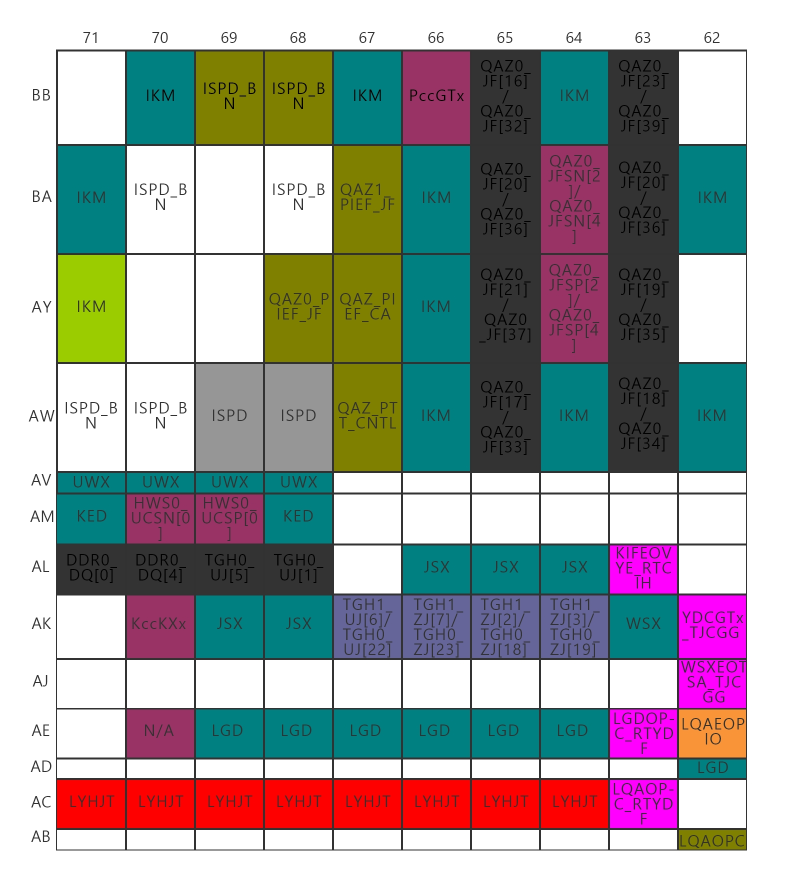
#> input picture 複賽/FPK_03.jpg, 1572 x 1773 px (shown at 1/2 size)
$ python Done03.py
#> lines starting #> are read from the running program, lines starting #| are printed output that depends on the picture; after the words box and inside, x2 and y2 are one past the last pixel; in counts of white or black regions, pixels touching at a corner belong together
import os,sys,re
import cv2
import numpy as np
import matplotlib.pyplot as plt
from PIL import Image,ImageDraw
import pytesseract,os
from collections import defaultdict
import csv
import time
from openpyxl import Workbook

# tStart = time.time()
# print("let's start")
"""
img_name = "./FPK_03.jpg"
pytesseract.pytesseract.tesseract_cmd = '.\Tesseract-OCR\\tesseract.exe'
image_color = cv2.imread(img_name)
im_h ,im_w,color_channel = image_color.shape  #　01:(856,1231,3)
image = cv2.cvtColor(image_color, cv2.COLOR_BGR2GRAY)
im = Image.open(img_name)
adaptive_threshold = cv2.adaptiveThreshold(
    image,
    255,
    cv2.ADAPTIVE_THRESH_GAUSSIAN_C,
    cv2.THRESH_BINARY_INV, 11, 2)

name = "./cut03"
if not os.path.isdir(name):
    os.mkdir(name)
"""

def Vertical(image, axis=0):
    vertical_sum = np.sum(image, axis=0)
    # plt.plot(range(vertical_sum.shape[0]),vertical_sum)
    # plt.gca()
    # plt.show()
    return vertical_sum

def Horizontal(image, axis=1):
    horizontal_sum = np.sum(image, axis=1)
    # plt.plot(horizontal_sum, range(horizontal_sum.shape[0]))
    # plt.gca().invert_yaxis()
    # plt.show()
    return horizontal_sum

def box_cut(left, upper, right, lower):
    img_name = "./FPK_03.jpg"
    im = Image.open(img_name)
    region = im.crop((left, upper, right, lower))
    return region

def box_ranges_from_array(lis,a,b):

    if lis[b]-lis[a] == 1:
        return False
    else:
        return True

# [21 lines left out: function extract_peek_ranges_from_array, not called in this run]

def saperate_by_space(array_vals, space_size, minimun_val):
    start_i = None
    end_i = None
    peek_ranges = []
    space_counter = 0

    for i, val in enumerate(array_vals):
        if val > minimun_val and start_i is None:
            start_i = i
        elif val > minimun_val and start_i is not None:
            space_counter = 0
            if i is len(array_vals) -1:#last one or not
                peek_ranges.append((start_i, i))
            end_i = None

        elif val < minimun_val and start_i is not None:
            if space_counter is 0:
                end_i = i;
            space_counter = space_counter + 1


            if space_counter is space_size :
                peek_ranges.append((start_i, end_i))
                start_i = None
                end_i = None
        elif val < minimun_val and start_i is None:
            pass
        #else:
        #    raise ValueError("cannot parse this case...")
    return peek_ranges


#存完小圖
def cutpic():
    img_name = "./FPK_03.jpg"
    pytesseract.pytesseract.tesseract_cmd = '.\Tesseract-OCR\\tesseract.exe'
    image_color = cv2.imread(img_name)
#> image_color is the input picture: shape (1773, 1572, 3); mean B, G, R 159.7, 160.5, 157.6
    im_h ,im_w,color_channel = image_color.shape  #　01:(856,1231,3)
#> im_h = 1773; im_w = 1572; color_channel = 3
    image = cv2.cvtColor(image_color, cv2.COLOR_BGR2GRAY)
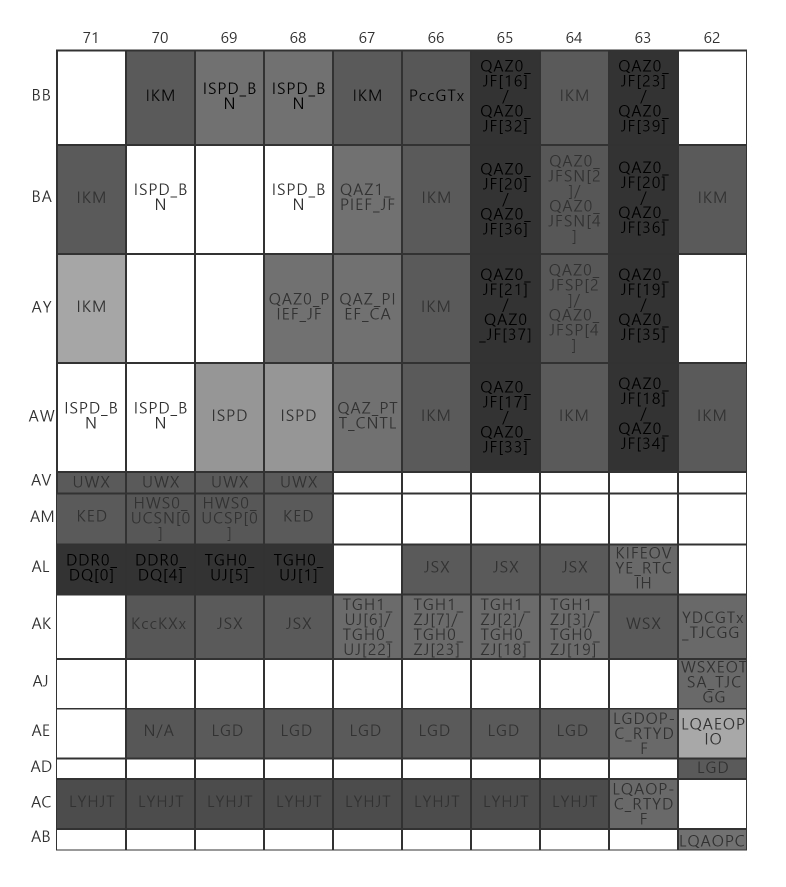
#> image: shape (1773, 1572) (shown at 1/2 size); min 0, max 255, mean 159.5
    im = Image.open(img_name)
    adaptive_threshold = cv2.adaptiveThreshold(
        image,
        255,
        cv2.ADAPTIVE_THRESH_GAUSSIAN_C,
        cv2.THRESH_BINARY_INV, 11, 2)
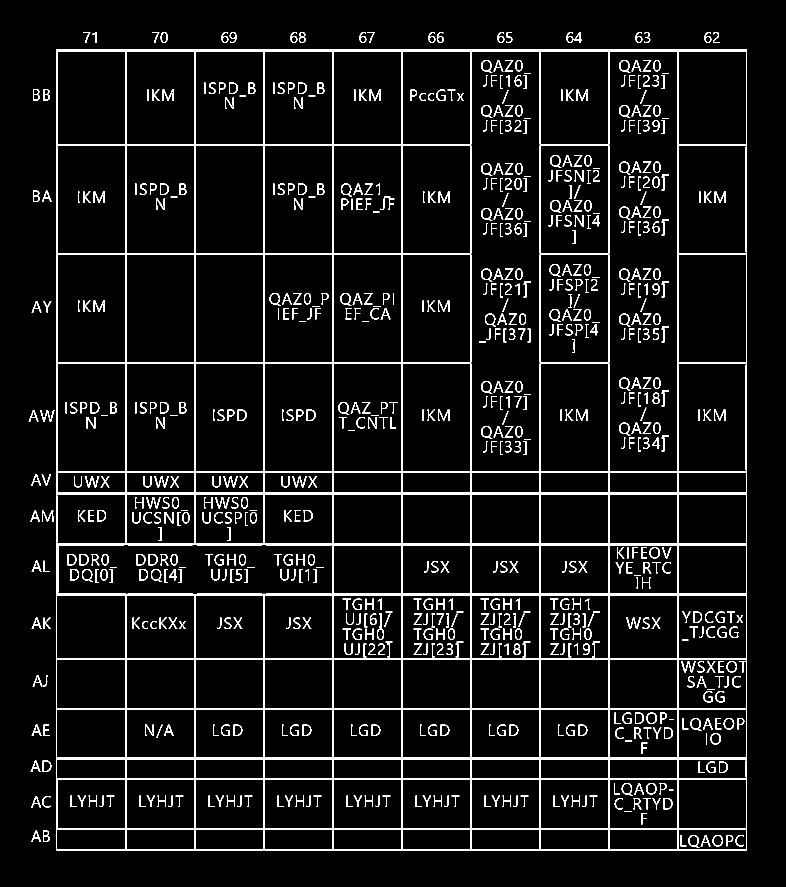
#> adaptive_threshold: shape (1773, 1572) (shown at 1/2 size); 7.6% white; 754 white regions (2 under 20 px), largest, box (x1, y1, x2, y2) and area: (112, 99, 1494, 1701) 133499, (739, 179, 762, 202) 224, (325, 179, 348, 202) 223

    name = "./cut03"
    if not os.path.isdir(name):
        os.mkdir(name)

    vertical = Vertical(adaptive_threshold/255)
#> in Vertical, `vertical_sum = np.sum(image, axis=0)`: vertical_sum = 1572 values, max 1602 at index 112, min 0 at index 0, mean 134.9
#> vertical has the same summary as vertical_sum in Vertical
    horizontal= Horizontal(adaptive_threshold/255)
#> in Horizontal, `horizontal_sum = np.sum(image, axis=1)`: horizontal_sum = 1773 values, max 1382 at index 99, min 0 at index 0, mean 119.6
#> horizontal has the same summary as horizontal_sum in Horizontal

    coor1 = saperate_by_space(vertical , space_size=5, minimun_val=3)
#> the loop in saperate_by_space, `for i, val in enumerate(array_vals):` made 1572 passes
#> (val, start_i) on pass 60: (6, 59)
#> val on passes 1 to 6: 0, 0, 0, 0, 0, 0
#> after the loop in saperate_by_space, `for i, val in enumerate(array_vals):`: peek_ranges = [(59, 1494)]
#> coor1 = [(59, 1494)]
    coor2 = saperate_by_space(horizontal , space_size=5, minimun_val=15)
#> the loop in saperate_by_space (call 2), `for i, val in enumerate(array_vals):` made 1773 passes
#> space_counter on pass 87: 1
#> coor2 = [(64, 86), (99, 1701)]
    print(coor1,coor2)
#| [(59, 1494)] [(64, 86), (99, 1701)]

    sx=0
    sy=0

    for i,coorx in enumerate(coor1):
        c1 = coorx[0]
        c2 = coorx[1]
        if c2-c1 < 50:
            sx = c1
#> this loop made 1 pass
    for j,coory in enumerate(coor2):
        c3 = coory[0]
        c4= coory[1]
        if c4-c3 < 50:
            sy = c3
#> this loop made 2 passes
#> (c3, c4, sy) on pass 1: (64, 86, 64)
    print("sx,sy",sx,sy)
#| sx,sy 0 64
    box_x = np.where(vertical > (im_h/2))
    box_y = np.where(horizontal > (im_w/2))

    Box_x = box_x[0]
#> Box_x = 42 values from 112 to 1493
    listx = Box_x.tolist()
#> listx = 42 values from 112 to 1493
    #print(Box_x)

    Box_y = box_y[0]
#> Box_y = 53 values from 99 to 1700
    listy = Box_y.tolist()
#> listy = 53 values from 99 to 1700

    print(listx)
#> (printed output is left out)
    print(listy)
#> (printed output is left out)

    for k in range(len(listx)-1):
        if listx[k+1]-listx[k]==1:
            listx[k]=0
#> this loop made 41 passes
#> after the loop, listx = 42 values, max 1493 at index 41, min 0 at index 0, mean 210.8
    for k in range(len(listy)-1):
        if listy[k+1]-listy[k]==1:
            listy[k]=0
#> this loop made 52 passes
#> after the loop, listy = 53 values, max 1700 at index 52, min 0 at index 0, mean 283.3

    while 0 in listx:
        listx.remove(0)
#> this loop made 31 passes
#> after the loop, listx = [115, 253, 391, 529, 667, 805, 943, 1081, 1219, 1357, 1493]
    while 0 in listy:
        listy.remove(0)
#> this loop made 39 passes
#> after the loop, listy = [102, 291, 509, 727, 945, 988, 1090, 1190, 1319, 1418, 1518, 1559, 1659, 1700]

    listx.insert(0,sy)
    listy.insert(0,sx)

    print("listx",listx)
#| listx [64, 115, 253, 391, 529, 667, 805, 943, 1081, 1219, 1357, 1493]
    Ti = []
    Tj = []
    blank_table = [] #二值化圖片的空矩陣
    plus_cnt=0
    for j in range(int(len(listy))-1):
        if box_ranges_from_array(listy,j,j+1):
            for i in range(int(len(listx))-1):
                if box_ranges_from_array(listx,i,i+1):
                    table = []
                    if i==0 or j==0:
                        new = box_cut(listx[i]-2,listy[j]+2,listx[i+1]-3,listy[j+1]-3)
#> in box_cut, `region = im.crop((left, upper, right, lower))`: region: PIL image 50x97 RGB; every value is 255
                    else:
                        new = box_cut(listx[i]+1,listy[j]+1,listx[i+1]-3,listy[j+1]-3) #裁成小圖
                    grey_image = new.convert('L') #轉為灰度圖
#> grey_image: PIL image 50x97 L; every value is 255
                    #grey_image.save("./cut04/" +str(index_y[i])+str(index_x[j]) +".jpg")

                    width = listx[i+1]-listx[i]-6
#> width = 45
                    height = listy[j+1]-listy[j]-6
#> height = 96

                    #二值化圖片#有些效果不好
                    threshold = np.max(grey_image)*0.85
#> threshold = 216.8
                    for k in range(256):
                        if k < threshold:
                            table.append(0)
                        else:
                            table.append(1)
#> after the loop, table = 256 values from 0 to 1
                    ##table = find_array_frame(256,threshold,blank_table)
                    bin_image = grey_image.point(table, '1')

                    bin_image.save("./cut03/" +str(j)+'_'+str(i) +".jpg")


cutpic()
c_l = [str(i) for i in range(62,73)]
#> c_l = ['62', '63', '64', '65', '66', '67', '68', '69', '70', '71', '72']
c_l.reverse()

r_l = []

# [35 lines left out: functions revise2, revise, not called in this run]
def idtfy(ws,wb):
    path = "./cut03/"
    for i in range(1,14):
        for j in range(0,11):
            img = cv2.imread(path + str(i)+"_"+str(j)+".jpg")
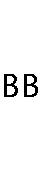
#> img: shape (184, 50, 3); min 0, max 255, mean 245.1
            img = cv2.copyMakeBorder(img,10,10,10,10, cv2.BORDER_CONSTANT,value=[255,255,255])
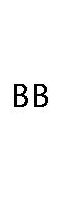
#> img: shape (204, 70, 3); min 0, max 255, mean 248.6
            im_h,im_w,tmp=img.shape
#> im_h = 204; im_w = 70; tmp = 3
            img=cv2.resize(img,(im_w*2,im_h*2))
#> img: shape (408, 140, 3)
            code=pytesseract.image_to_string(img,lang='eng',config='-psm 6 ')#digits
            code=revise(code)
            if j==0 :
                r_l.clear()
                r_l.append(code)
            else :
                print(r_l[0]+c_l[j],code)
                ws.append([r_l[0]+c_l[j],code.encode("utf8").decode("cp950", "ignore")])
    # [12 lines of commented-out code are left out]

wb = Workbook()
ws = wb.active
ws.append(["NUMBER","CONTENT"])
idtfy(ws,wb)
#> (the call stopped at in idtfy, `code=pytesseract.image_to_string(img,lang='eng',config='-psm 6 ')#digits`: pytesseract is not available in this run)
wb.save('FPK_03.xlsx')
